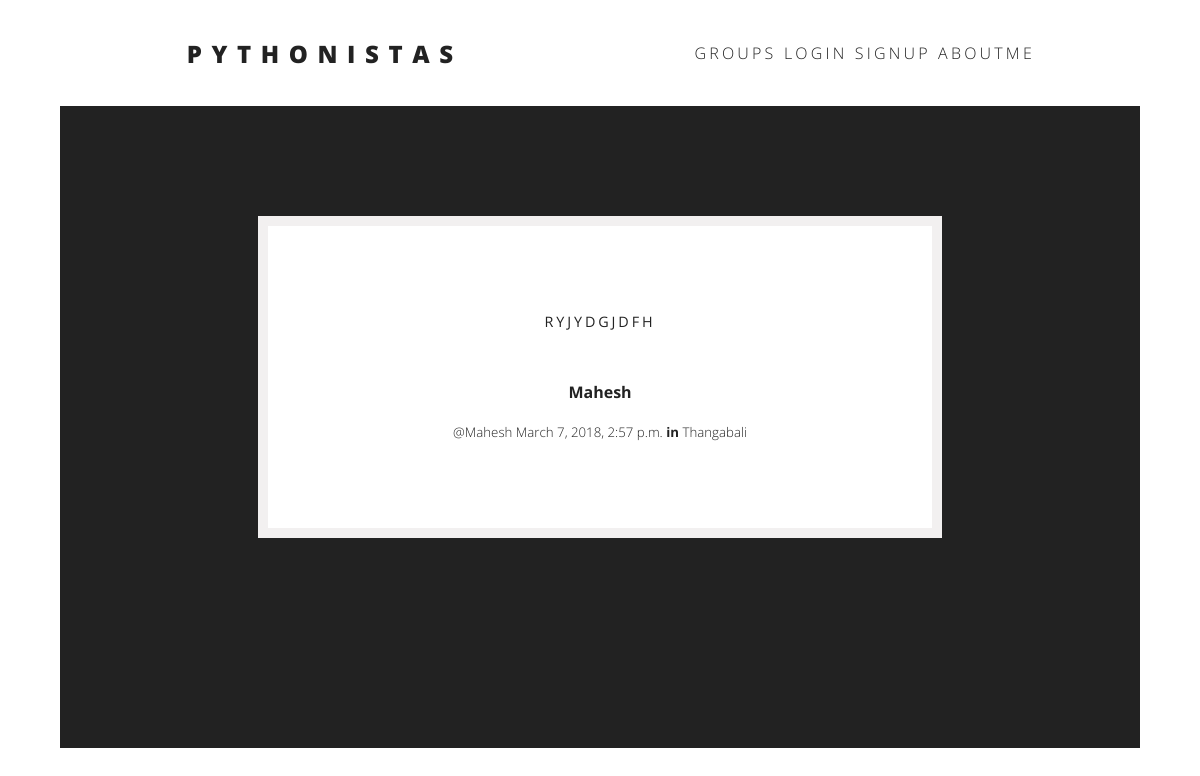
The app's page /posts/by/Mahesh/3/ with its own data.
### posts/models.py (models this page shows, shortened)
class Post(models.Model):
    user = models.ForeignKey(User, related_name="posts",on_delete=models.CASCADE)
    created_at = models.DateTimeField(auto_now=True)
    message = models.TextField()
    message_html = models.TextField(editable=False)
    group = models.ForeignKey(Group, related_name="posts",null=True, blank=True,on_delete=models.CASCADE)
    class Meta:
        ordering = ["-created_at"]
        unique_together = ["user", "message"]

### groups/models.py (models this page shows, shortened)
class Group(models.Model):
    name = models.CharField(max_length=255, unique=True)
    slug = models.SlugField(allow_unicode=True, unique=True)
    description = models.TextField(blank=True, default='')
    description_html = models.TextField(editable=False, default='', blank=True)
    members = models.ManyToManyField(User,through="GroupMember")
    class Meta:
        ordering = ["name"]

### posts/views.py (the view)
# urls.py: url(r"by/(?P<username>[-\w]+)/(?P<pk>\d+)/$",views.PostDetail.as_view(),name="single"),
class PostDetail(SelectRelatedMixin, generic.DetailView):
    model = models.Post
    select_related = ("user", "group")
    def get_queryset(self):
        queryset = super().get_queryset()
        return queryset.filter(
            user__username__iexact=self.kwargs.get("username")
        )

### posts/templates/posts/post_detail.html
{% extends "posts/post_base.html" %}
{% block post_content %}
<div class="col-md-8">
    {% include "posts/_post.html" %}
</div>
{% endblock %}

### posts/templates/posts/_post.html (shortened to what this page needs)
<div class="post media">
	<h3>{{ post.message_html|safe }}</h3>
	<div class="media-body">
		<strong>{{ post.user.username }}</strong>
		<h5 class="media-heading">
			<span class="username"><a href="{% url 'posts:for_user' username=post.user.username %}">@{{ post.user.username }}</a></span>
			<time class="time"><a href="{% url 'posts:single' username=post.user.username pk=post.pk %}">{{ post.created_at }}</a></time>
			{% if post.group %}
			<span class="group-name">in <a href="#">{{ post.group.name }}</a></span>
			{% endif %}
		</h5>
	</div>
</div>

### static/css/main.css (style rules this page uses)
* { box-sizing: border-box; -webkit-box-sizing: border-box; -moz-box-sizing: border-box; -ms-box-sizing: border-box; -o-box-sizing: border-box; padding: 0; margin: 0; list-style-type: none; }
body { background-color: white; font-family: 'Open Sans', Helvetica, Verdana, sans-serif; color: #222; font-size: 16px; width: 100%; height: 100%; }
a { text-decoration: none; color: inherit; font-weight: 300; }
h1, h2, h3 { text-transform: uppercase }
.header-content h1, .header-content h3 { font-weight: normal; letter-spacing: 0.2em; text-transform: uppercase; }
.header-content h3 { font-size: .90em; }

### static/css/signup.css (style rules this page uses)
*, *:before, *:after { -moz-box-sizing: border-box; -webkit-box-sizing: border-box; box-sizing: border-box; }
p { margin: 0 0 30px 0; text-align: center; }

### records on screen
Post: message_html "RYJYDGJDFH", user.username "Mahesh", created_at "March 7, 2018, 2:57 p.m.", group.name "Thangabali"
